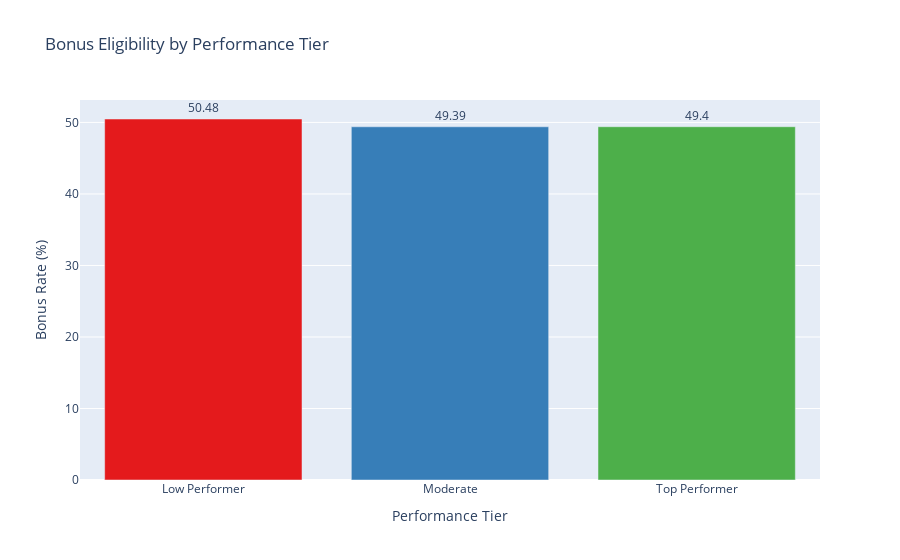

This figure's notebook cell:
### Code cell
fig_bonusrate = px.bar(
    bonus_by_tier,
    x="performance_tier",
    y="bonus_rate_pct",
    text="bonus_rate_pct",
    color="performance_tier",
    title="Bonus Eligibility by Performance Tier",
    labels={"bonus_rate_pct": "Bonus Rate (%)", "performance_tier": "Performance Tier"},
    color_discrete_sequence=px.colors.qualitative.Set1
)
fig_bonusrate.update_traces(textposition="outside")
fig_bonusrate.update_layout(showlegend=False)
fig_bonusrate.show()

### Figure 1 — Plotly figure (JSON) as saved in the notebook; plotly's stock layout.template omitted (floating-point values rounded to 4 significant figures)
{"data": [{"hovertemplate": "Performance Tier=%{x}<br>Bonus Rate (%)=%{text}<extra></extra>", "legendgroup": "Low Performer", "marker": {"color": "rgb(228,26,28)", "pattern": {"shape": ""}}, "name": "Low Performer", "orientation": "v", "showlegend": true, "text": [50.48], "textposition": "outside", "type": "bar", "x": ["Low Performer"], "xaxis": "x", "y": [50.48], "yaxis": "y"}, {"hovertemplate": "Performance Tier=%{x}<br>Bonus Rate (%)=%{text}<extra></extra>", "legendgroup": "Moderate", "marker": {"color": "rgb(55,126,184)", "pattern": {"shape": ""}}, "name": "Moderate", "orientation": "v", "showlegend": true, "text": [49.39], "textposition": "outside", "type": "bar", "x": ["Moderate"], "xaxis": "x", "y": [49.39], "yaxis": "y"}, {"hovertemplate": "Performance Tier=%{x}<br>Bonus Rate (%)=%{text}<extra></extra>", "legendgroup": "Top Performer", "marker": {"color": "rgb(77,175,74)", "pattern": {"shape": ""}}, "name": "Top Performer", "orientation": "v", "showlegend": true, "text": [49.4], "textposition": "outside", "type": "bar", "x": ["Top Performer"], "xaxis": "x", "y": [49.4], "yaxis": "y"}], "layout": {"barmode": "relative", "legend": {"title": {"text": "Performance Tier"}, "tracegroupgap": 0}, "showlegend": false, "title": {"text": "Bonus Eligibility by Performance Tier"}, "xaxis": {"anchor": "y", "categoryarray": ["Low Performer", "Moderate", "Top Performer"], "categoryorder": "array", "domain": [0, 1], "title": {"text": "Performance Tier"}}, "yaxis": {"anchor": "x", "domain": [0, 1], "title": {"text": "Bonus Rate (%)"}}}}
